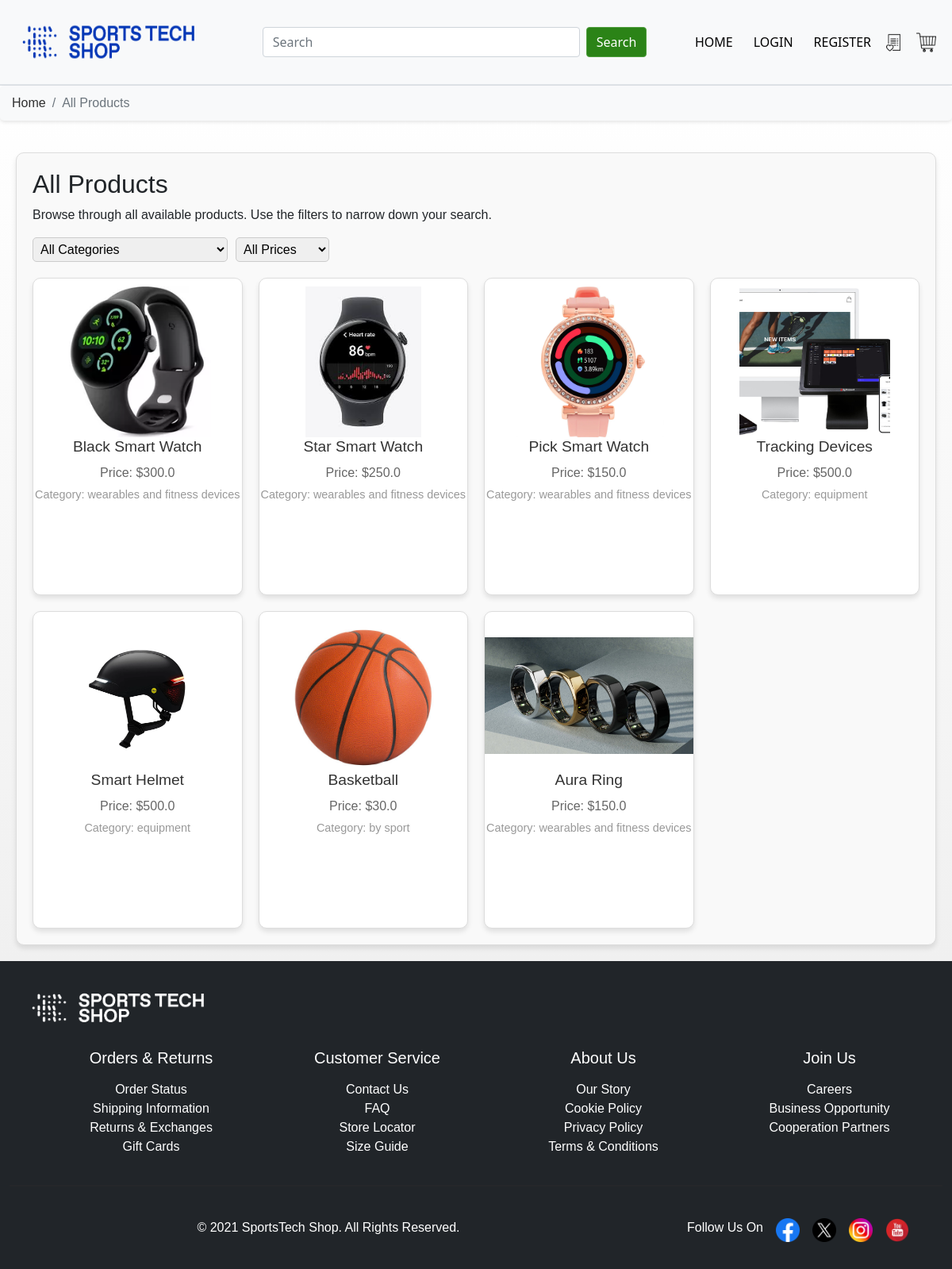
Screenshot of /products/ with the database file from the repository.
### app/models.py (models this page shows, shortened)
class Product(db.Model):
    __tablename__ = 'products'
    id = db.Column(db.Integer, primary_key=True)
    name = db.Column(db.String(80))
    description = db.Column(db.String(200))
    image = db.Column(db.String(400))
    price = db.Column(db.Float)
    stock = db.Column(db.Integer)
    category = db.Column(db.String(80))
    sub_category = db.Column(db.String(80))
    comments = db.relationship('Comment', backref='product')
    orders = db.relationship('Order', backref='product')

### app/products.py (the view)
@productsbp.route('/')
def index():
    products = Product.query.order_by(Product.id.desc()).limit(8).all()
    categories = {product.category for product in products if product.category}
    return render_template('allProducts.html', products=products, categories=categories)

### app/templates/allProducts.html (shortened to what this page needs)
{% extends 'base.html' %}
{% import 'bootstrap4/form.html' as wtf %}
{% block content %}
<div class="breadcrumb-container">
  <nav aria-label="breadcrumb">
    <ol class="breadcrumb">
      <li class="breadcrumb-item"><a href="{{ url_for('main.index') }}">Home</a></li>
      <li class="breadcrumb-item active" aria-current="page">All Products</li>
    </ol>
  </nav>
</div>
<section class="all-products-section" id="all-products">
  <div class="all-products-container">
    <h2>All Products</h2>
    <p>Browse through all available products. Use the filters to narrow down your search.</p>
    <div class="all-products-filters">
      <select id="category-filter" class="all-products-select" aria-label="Filter by category">
        <option value="" selected>All Categories</option>
      </select>
      <select id="price-filter" class="all-products-select" aria-label="Filter by price range">
        <option value="" selected>All Prices</option>
      </select>
    </div>
    <div class="all-products-grid">
      {% for product in products %}
      <a href="/products/{{ product.id }}" class="all-products-card-link">
        <div class="all-products-card">
          <img src="{{ product.image }}" alt="{{ product.name }}" class="all-products-img" />
          <h3 class="all-products-title">{{ product.name }}</h3>
          <p class="all-products-price">Price: ${{ product.price }}</p>
          <p class="all-products-category">Category: {{ product.category }}</p>
        </div>
      </a>
      {% endfor %}
    </div>
  </div>
</section>
{% endblock %}

### app/templates/base.html (shortened to what this page needs)
<!DOCTYPE html>
<html lang="en">
<head>
  <link href="https://cdn.jsdelivr.net/npm/bootstrap@5.0.0-beta3/dist/css/bootstrap.min.css" rel="stylesheet"
 />
  <link href="../static/styles/nav.css" rel="stylesheet" />
  <link href="../static/styles/general.css" rel="stylesheet" />
  <link href="../static/styles/round_btn.css" rel="stylesheet" />
  <link href="../static/styles/home.css" rel="stylesheet" />
  <link href="{{ url_for('static', filename='styles/wishlist.css') }}" rel="stylesheet">
  <link href="{{ url_for('static', filename='styles/cart.css') }}" rel="stylesheet">
</head>
<body>
  <header class="bg-light border-bottom">
    <nav class="navbar navbar-expand-lg bg-light border-bottom border-body padding-top" data-bs-theme="light"
      aria-label="Main navigation">
      <div class="container-fluid">
        <a class="navbar-brand" href="/" aria-label="Go to home page"><img src="../static/img/logo.png" width="250"
            height="80" class="d-inline-block align-top" alt="SportsTech Logo" /></a>
        <div class="collapse navbar-collapse" id="navbarSupportedContent">
          <form class="d-flex ms-auto" method="GET" action="{{ url_for('product.search') }}" role="search"
            aria-label="Search products">
            <input class="form-control me-2" name="q" type="search" placeholder="Search" aria-label="Search"
              style="width: 400px" />
            <button class="btn btn-primary" type="submit" aria-label="Submit search">Search</button>
          </form>
          <ul class="navbar-nav ms-auto">
            <li class="nav-item">
              <a class="nav-link no-underline nav-link:hover" href="/" aria-label="Home">HOME</a>
            </li>
            <li class="nav-item">
            </li>
            {% if current_user.is_authenticated %}
            <li class="nav-item">
              <a class="nav-link text-decoration-underline fw-bold">Welcome, {{ current_user.name }}!</a>
            </li>
            <li class="nav-item">
              <a class="nav-link fw-bold" href="{{ url_for('auth.logout') }}">Log Out</a>
            </li>
            {% else %}
            <li class="nav-item">
              <a class="nav-link no-underline nav-link:hover" href="/login" aria-label="Login to your account">LOGIN</a>
            </li>
            <li class="nav-item">
            </li>
            <li class="nav-item">
              <a class="nav-link no-underline nav-link:hover" href="/register"
                aria-label="Create a new account">REGISTER</a>
            </li>
            {% endif %}
            <li class="nav-item">
              <a class="nav-link no-underline nav-link:hover" href="{{ url_for('wishlist.show_wishlist') }}"
                aria-label="Go to wishlist">
                <img src="../static/img/wishlist.png" width="25" height="25" class="d-inline-block align-top"
                  alt="Wishlist" />
              </a>
            </li>
            <li class="nav-item">
              <a class="nav-link no-underline nav-link:hover" href="/cart" aria-label="Go to shopping cart"><img
                  src="../static/img/cart.png" width="25" height="25" class="d-inline-block align-top" alt="Cart" /></a>
            </li>
          </ul>
        </div>
      </div>
    </nav>
  </header>
  <main class="flex-grow-1">
    {% block content %}
    {% endblock %}
  </main>
  <footer class="bg-dark text-white text-center py-4" aria-label="Footer">
    <div class="container-fluid">
      <div class="container-fluid">
        <img src="../static/img/logo2.png" alt="SportsTech Logo" class="footer-logo img-fluid" width="250"
          height="80" />
      </div>
      <div class="container mt-3">
        <div class="row">
          <div class="col-md-3 col-sm-6 ps-5">
            <h5 class="mb-3">Orders & Returns</h5>
            <ul class="no-underline">
              <li>
                <a href="#" class="mb-2" aria-label="View order status">Order Status</a>
              </li>
              <li>
                <a href="#" class="mb-2" aria-label="Shipping information">Shipping Information</a>
              </li>
              <li>
                <a href="#" class="mb-2" aria-label="Returns and exchanges information">Returns & Exchanges</a>
              </li>
              <li>
                <a href="#" class="mb-2" aria-label="Gift card details">Gift Cards</a>
              </li>
            </ul>
          </div>
          <div class="col-md-3 col-sm-6 ps-5">
            <h5 class="mb-3">Customer Service</h5>
            <ul class="no-underline">
              <li>
                <a href="#" class="mb-2" aria-label="Contact us for assistance">Contact Us</a>
              </li>
              <li>
                <a href="#" class="mb-2" aria-label="Frequently Asked Questions">FAQ</a>
              </li>
              <li>
                <a href="#" class="mb-2" aria-label="Find store locations">Store Locator</a>
              </li>
              <li>
                <a href="#" class="mb-2" aria-label="Size guide">Size Guide</a>
              </li>
            </ul>
          </div>
          <div class="col-md-3 col-sm-6 ps-5">
            <h5 class="mb-3">About Us</h5>
            <ul>
              <li>
                <a href="#" class="mb-2" aria-label="Learn more about our story">Our Story</a>
              </li>
              <li>
                <a href="#" class="mb-2" aria-label="Cookie policy information">Cookie Policy</a>
              </li>
              <li>
                <a href="#" class="mb-2" aria-label="Privacy policy details">Privacy Policy</a>
              </li>
              <li>
                <a href="#" class="mb-2" aria-label="Terms and conditions">Terms & Conditions</a>
              </li>
            </ul>
          </div>
          <div class="col-md-3 col-sm-6 ps-5">
            <h5 class="mb-3">Join Us</h5>
            <ul>
              <li>
                <a href="#" class="mb-2" aria-label="Explore career opportunities">Careers</a>
              </li>
              <li>
                <a href="#" class="mb-2" aria-label="Business opportunities with us">Business Opportunity</a>
              </li>
              <li>
                <a href="#" class="mb-2" aria-label="Become a corporate partner">Cooperation Partners</a>
              </li>
            </ul>
          </div>
        </div>
      </div>
      <hr />
      <div class="container">
        <div class="container">
          <div class="row">
            <div class="col-md-8 col-sm-12">
              <p>&copy; 2021 SportsTech Shop. All Rights Reserved.</p>
            </div>
            <div class="col-md-4 col-sm-12 d-flex justify-content-center justify-content-md-end">
              <p class="mb-0 me-3">Follow Us On</p>
              <a href="#" class="icon-link" aria-label="Follow on Facebook"><img src="../static/img/facebook.png"
                  width="30" height="30" class="d-inline-block align-top me-3" alt="Facebook" /></a>
              <a href="#" class="icon-link" aria-label="Follow on Twitter"><img src="../static/img/twitter.png"
                  width="30" height="30" class="d-inline-block align-top me-3" alt="Twitter" /></a>
              <a href="#" class="icon-link" aria-label="Follow on Instagram"><img src="../static/img/instagram.png"
                  width="30" height="30" class="d-inline-block align-top me-3" alt="Instagram" /></a>
              <a href="#" class="icon-link" aria-label="Follow on YouTube"><img src="../static/img/youtube.png"
                  width="30" height="30" class="d-inline-block align-top" alt="Youtube" /></a>
            </div>
          </div>
        </div>
      </div>
    </div>
  </footer>
</body>
</html>

### app/static/styles/nav.css (style rules this page uses)
.navbar { background-color: rgb(255, 255, 255); }
.nav-link { color: black !important; }
.no-underline { text-decoration: none; }
.navbar-collapse { transition: height 0.3s ease-in-out; }

### app/static/styles/general.css (style rules this page uses)
ul li a { color: white; text-decoration: none; }
ul { list-style-type: none; padding-left: 0; }
.btn-primary { background-color: #2b8317; border: 1px solid #4F9E3D; }
footer .footer-logo { display: block; margin-left: 0; }
footer { font-family: cordia new; }
.icon-link, .icon-link:hover { text-decoration: none; border-bottom: none; padding-bottom: 0; }
main { background: linear-gradient(to bottom, #ffffff, #f0f0f0); font-family: sans-serif; flex: 1; }
#checkout-main, .wishlist-container, .cart-page, .all-products-container { min-height: 100vh; }
hr { border: 1px solid #313030; margin-top: 20px; }
footer { font-family: sans-serif; padding: 10px 0; background-color: #f8f9fa }
body { display: flex; flex-direction: column; }
html, body { height: 100%; margin: 0; padding: 0; }
.breadcrumb-container { margin-bottom: 20px; padding: 10px 15px; background-color: #f8f9fa; border-radius: 5px; box-shadow: 0 2px 4px rgba(0, 0, 0, 0.1); }
.breadcrumb { margin: 0; padding: 0; background-color: transparent; }
.breadcrumb-item a { text-decoration: none; color: #303030; }
.breadcrumb-item.active { color: #6c757d; }
.container { margin-top: 20px; }

### app/static/styles/home.css (style rules this page uses)
.all-products-section { margin-top: 40px; }
.all-products-container { border: 1px solid #ddd; border-radius: 10px; padding: 20px; background-color: #f9f9f9; margin: 20px; box-shadow: 0 4px 6px rgba(0, 0, 0, 0.1); }
.all-products-filters { display: flex; gap: 10px; margin-bottom: 20px; }
.all-products-select { border: 1px solid #ccc; border-radius: 5px; padding: 5px; }
.all-products-grid { display: grid; grid-template-columns: repeat(auto-fill, minmax(250px, 1fr)); gap: 20px; justify-content: start; align-items: start; }
.all-products-card { min-width: 250px; width: 100%; max-width: 100%; height: 400px; border: 1px solid #ddd; border-radius: 10px; text-align: center; background-color: #fff; box-shadow: 0 4px 6px rgba(0, 0, 0, 0.1); transition: transform 0.3s ease, box-shadow 0.3s ease; }
.all-products-img { padding-top: 10px; width: 100%; height: 200px; object-fit: contain; border-radius: 5px; }
.all-products-title { font-size: 1.2rem; margin-bottom: 10px; color: #333; }
.all-products-price { font-size: 1rem; color: #666; margin-bottom: 5px; }
.all-products-category { font-size: 0.9rem; color: #999; }
.all-products-card-link { text-decoration: none; color: inherit; }

### rows the page displays
Product: image (picture), name "Black Smart Watch", price "300.0", category "wearables and fitness devices"
Product: image (picture), name "Star Smart Watch", price "250.0", category "wearables and fitness devices"
Product: image (picture), name "Pick Smart Watch", price "150.0", category "wearables and fitness devices"
Product: image (picture), name "Tracking Devices", price "500.0", category "equipment"
Product: image (picture), name "Smart Helmet", price "500.0", category "equipment"
Product: image (picture), name "Basketball", price "30.0", category "by sport"
Product: image (picture), name "Aura Ring", price "150.0", category "wearables and fitness devices"
